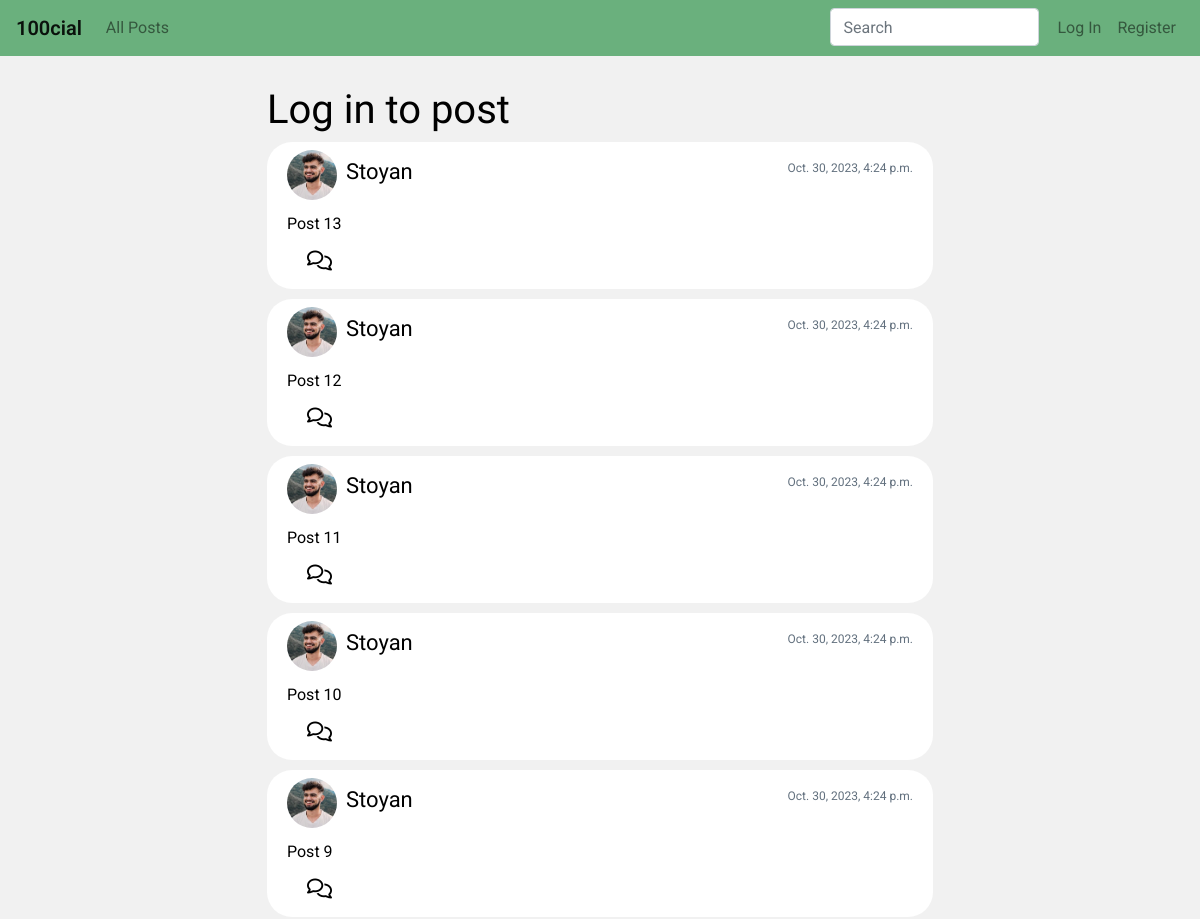
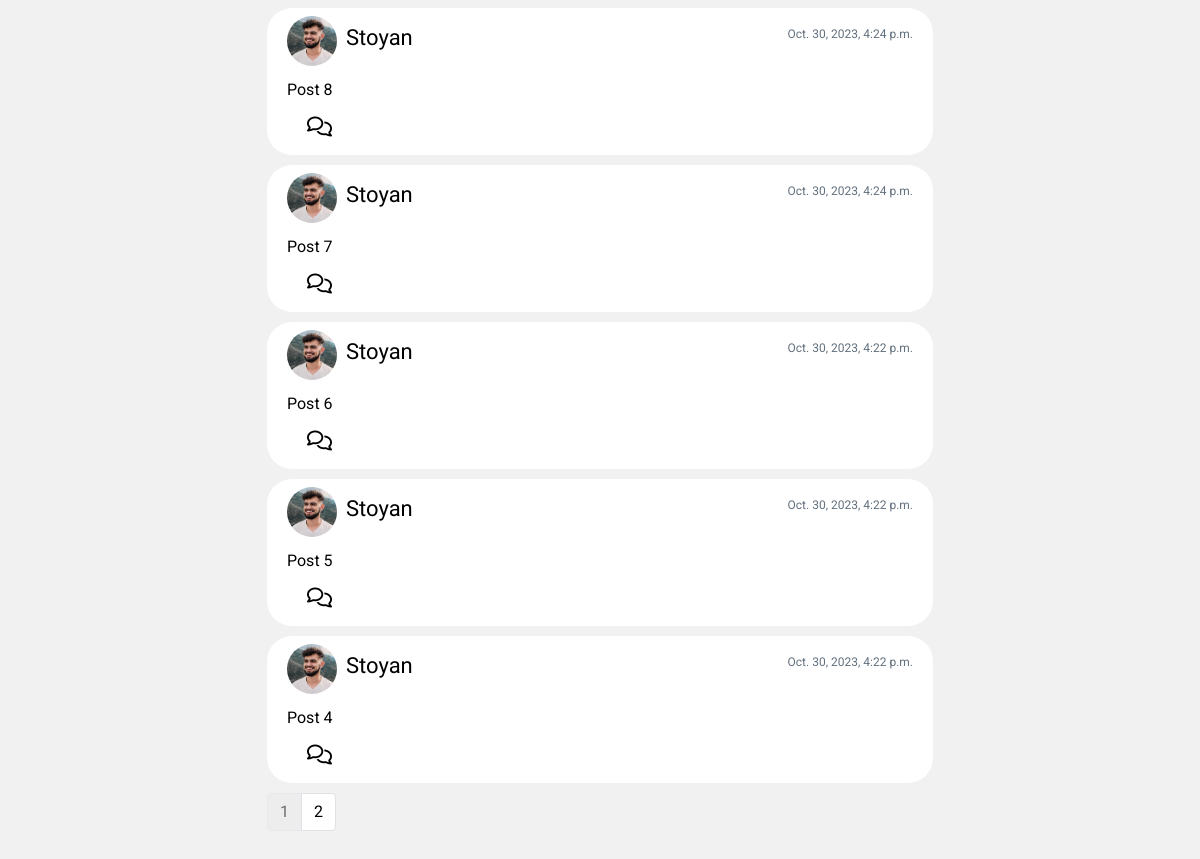
The page / on the database its author committed (2 pictures, top to bottom).
### network/models.py (models this page shows, shortened)
class Post(models.Model):
    author = models.ForeignKey(User, on_delete=models.CASCADE)
    post = models.CharField(max_length=400)
    timestamp = models.DateTimeField(blank=True, auto_now_add=True)
    likes = models.ManyToManyField(User, related_name="liked_posts", default=0)
    def likes_count(self) -> int:
        return self.likes.all().count()

class User(AbstractUser):
    following = models.ManyToManyField('self', symmetrical=False, related_name='followers', blank=True, null=True)
    birthday = models.DateField(blank=True, null=True)
    nationality = CountryField(null=True, blank=True, default='')
    profile_pic = models.ImageField(upload_to="profile_pics", default='profile_pics/default.png')
    description = models.TextField(max_length=600, null=True, blank=True, default='')

### network/views.py (the view, shortened to what this page needs)
# urls.py: path("", views.index, name="index"),
def index(request):
    post_list = Post.objects.all().order_by('-timestamp')
    p = Paginator(post_list, 10)
    page = request.GET.get('page')
    posts = p.get_page(page)
    if not page:
        page = '1'
    context = {
        'create_post': PostForm,
        'posts': posts,
        'add_comment': CommentForm,
        'all_comments': Comment.objects.all().order_by("-timestamp"),
        'curr_page': int(page)
    }
    return render(request, "network/index.html", context)

### network/templates/network/index.html (shortened to what this page needs)
{% extends "network/layout.html" %}
{% block body %}
    <div class="container">
        <div class="home">
            {% if user.is_authenticated %}
                <div class="form">
                    <h1>What's on your mind?</h1>
                    <form method="POST">
                        {% csrf_token %}
                        {{ create_post }}
                        <input type="button" data-profile-id='{{ user.id }}' id='submit-post' class='btn btn-sm btn-primary' name="new_post" value="Post">
                    </form>
                </div>
            {% else %}
                <h1>Log in to post</h1>
            {% endif %}
            {% include "network/content.html" %}
{% endblock %}

### network/templates/network/content.html (shortened to what this page needs)
<div id="all-posts">
    {% if posts %}
        {% for post in posts %}
            <div class="single-post">
                <div class="post-contents">
                    <div class="post-heading">
                        <div>
                            <img id='post-pfp' src="{{ post.author.profile_pic.url }}" alt="profile picture">
                            <a id='author' href="{% url 'user' id=post.author.id %}">{{ post.author }}</a>
                        </div>
                        <p id="post-date">{{ post.timestamp }}</p>
                    </div>
                    <div id="post-text">{{post.post}}</div>
                    <div class="interactions">
                        <div class="interaction-left">
                            <button id="comment" class="interaction"><i class="fa-regular fa-comments fa-lg"></i></button>
                        </div>
                    </div>
            </div>
        </div>
        {% endfor %}
    {% endif %}
</div>
<ul class="pagination">
    {% if posts.paginator.count > 1 %}
        {% for page in posts.paginator.page_range %}
            {% if page == curr_page %}
                <li class="page-item"><a class="page-link disabled" href="?page={{ page }}">{{ page }}</a></li>
            {% else %}
                <li class="page-item"><a class="page-link" href="?page={{ page }}">{{ page }}</a></li>
            {% endif %}
        {% endfor %}
    {% endif %}
</ul>

### network/static/network/styles.css (style rules this page uses)
body { background-color: #f1f1f1; color: black; font-family: 'Roboto', sans-serif; }
ul { list-style-type: none; padding: 0; margin: 0; }
h1, h2, h3, h5 { font-family: 'Kanit', sans-serif; }
a:any-link { color: black; }
a.disabled { background-color: rgb(234, 234, 234); opacity: 0.55; pointer-events: none; cursor: default; }
#like, #comment, #edit { border: none; background-color: transparent; }
#comment { margin-left: 10px; }
.container { margin: 30px auto; }
.home { margin: auto; max-width: 60%; }
.single-post { background-color: #ffffff; border-radius: 25px; padding: 8px 20px 15px; margin-bottom: 10px; }
.post-contents .post-heading { display: flex; justify-content: space-between; margin-bottom: 12px; }
#post-pfp { width: 50px; height: 50px; border-radius: 25px; margin-right: 5px; }
#post-text { margin-bottom: 12px; text-wrap: wrap; word-wrap: break-word; }
#author { font-family: 'Kanit', sans-serif; font-weight: 400; font-size: 22px; }
.post-heading p { font-size: 14px; color: #62707e; line-height:36px; padding: 0; margin: 0; vertical-align: middle; }
.interactions { display: flex; justify-content: space-between; }
.interaction-left { display: block; }
@media (max-width: 1200px) { #post-date { font-size: 12px; } }

### rows shown on the page
Post: author.profile_pic (picture), author "Stoyan", timestamp "Oct. 30, 2023, 4:24 p.m.", post "Post 13"
Post: author.profile_pic (picture), author "Stoyan", timestamp "Oct. 30, 2023, 4:24 p.m.", post "Post 12"
Post: author.profile_pic (picture), author "Stoyan", timestamp "Oct. 30, 2023, 4:24 p.m.", post "Post 11"
Post: author.profile_pic (picture), author "Stoyan", timestamp "Oct. 30, 2023, 4:24 p.m.", post "Post 10"
Post: author.profile_pic (picture), author "Stoyan", timestamp "Oct. 30, 2023, 4:24 p.m.", post "Post 9"
Post: author.profile_pic (picture), author "Stoyan", timestamp "Oct. 30, 2023, 4:24 p.m.", post "Post 8"
Post: author.profile_pic (picture), author "Stoyan", timestamp "Oct. 30, 2023, 4:24 p.m.", post "Post 7"
Post: author.profile_pic (picture), author "Stoyan", timestamp "Oct. 30, 2023, 4:22 p.m.", post "Post 6"
Post: author.profile_pic (picture), author "Stoyan", timestamp "Oct. 30, 2023, 4:22 p.m.", post "Post 5"
Post: author.profile_pic (picture), author "Stoyan", timestamp "Oct. 30, 2023, 4:22 p.m.", post "Post 4"

### other values the page prints
{{ page }} "1"
{{ page }} "2"
